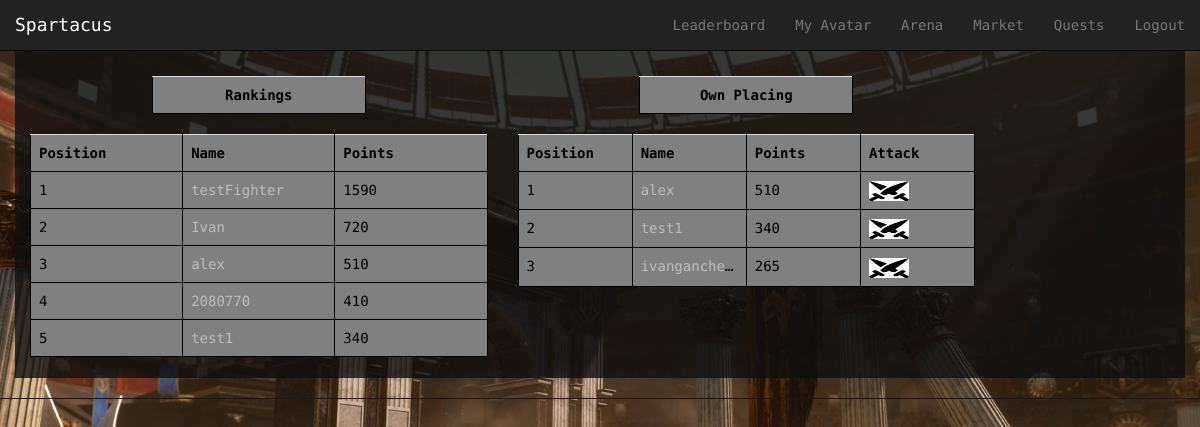
Before: /Spartacus/arena/ (signed in) with the older database file.
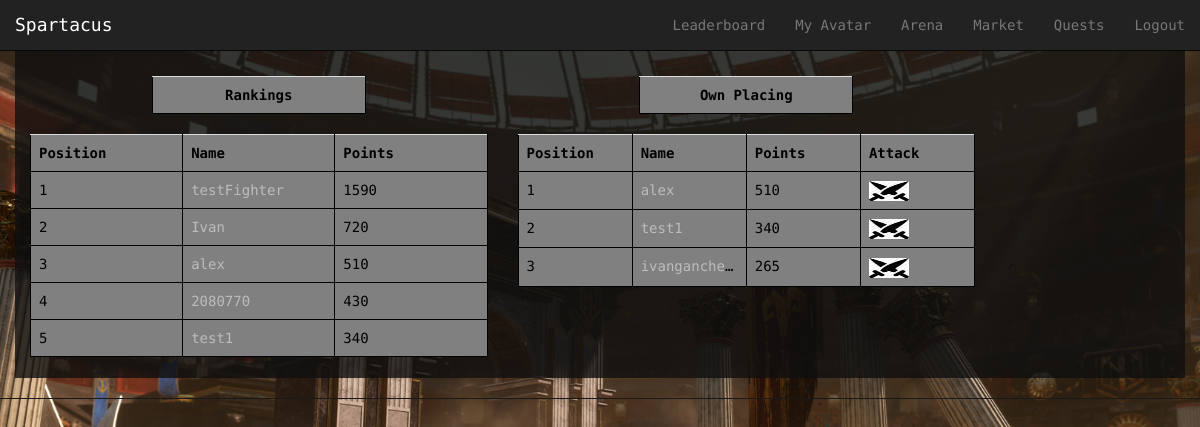
After: the same page with the newer database file.
### Spartacus/models.py (models this page shows, shortened)
class Avatar(models.Model):
    user = models.OneToOneField(User)
    picture = models.ImageField(upload_to='profile_images', blank=True)
    cash = models.IntegerField(default = 1000)
    attack = models.IntegerField(default= 10)
    deffence = models.IntegerField(default= 10)
    strength = models.IntegerField(default= 10)
    agility = models.IntegerField(default= 10)
    intelligence = models.IntegerField(default = 10)
    victories = models.IntegerField(default = 0)
    points = models.IntegerField(default = 0) # for ranking...every time a gladiator fights get some amount of points

### Spartacus/views.py (the view, shortened to what this page needs)
@login_required
def arena(request):
    context_dict = {}
    try:
        avatars = Avatar.objects.order_by('-points')[:5]
        context_dict['avatars'] = avatars
    except:
        print "Query fail leaderboard"
    timePassed = True
    fightStartedAt = request.session.get("fightStartedAt")
    if timePassed:
        user = request.user
        try:
            opponents = Avatar.objects.exclude(user = user).order_by('-points')
            you = Avatar.objects.get(user = user)
            relevant_opponents = []
            for opponent in opponents:
                point_difference = int(opponent.points) - int(you.points)
                if point_difference < 200 and point_difference > - 200:
                    relevant_opponents += [opponent]
            context_dict['opponents'] = relevant_opponents
        except:
            print "Query fail Arena"
    context_dict['time_passed']=timePassed
    return render(request, 'Spartacus/arena.html', context_dict)

### templates/Spartacus/arena.html (shortened to what this page needs)
{% extends 'Spartacus/base.html' %}
{% load staticfiles %}
{% block body_block %}
<div class="container">
{% if time_passed %}
	<div class="row" id="split">
	</div>
	<div class="row">
		<div class="col-xs-5">
			<div class="row">
				<div class="col-xs-6 col-xs-offset-3">
					<table class="table">
						<th style="text-align: center">Rankings</th>
					</table>
				</div>
			</div>
			<table class="table">
				<th>Position</th>
				<th>Name</th>
				<th>Points</th>
				{% for avatar in avatars %}
					<tr id="rank">
					<td></td>
					<td><a href="{% url 'avatar_view' avatar.user.username %}">{{ avatar.user.username}} </a></td>
					<td>{{avatar.points}}</td>
					</tr>
				{% endfor %}
			</table>
            <div class="col-xs-12">
            </div>
		</div>
        <div class="col-xs-5">
			<div class="row">
				<div class="col-xs-6 col-xs-offset-3">
					<table class="table">
						<th style="text-align: center">Own Placing</th>
					</table>
				</div>
			</div>
			<table class="table">
				<th>Position</th>
				<th>Name</th>
				<th>Points</th>
                <th>Attack</th>
				{% for opponent in opponents %}
					<tr id="rank">
					<td></td>
					<td><a href="{% url 'avatar_view' opponent.user.username %}">{{ opponent.user.username}} </a></td>
					<td>{{opponent.points}}</td>
                    <td><a href="{% url 'battle' opponent.user.username %}">
                        <img src = "{% static 'images/attack.jpg' %}" width = "40" height = "20">
                    </a></td>
					</tr>
				{% endfor %}
			</table>
            <div class="col-xs-12">
            </div>
		</div>
	</div>
{% else %}
        <div align="center"><h2>Please wait for {{ time_left }} seconds.</h2></div>
{% endif %}
</div>
{% endblock %}

Changed rows visible on the page:
changed Avatar (number 4 of 6 on the later page): points "410" → "430"
